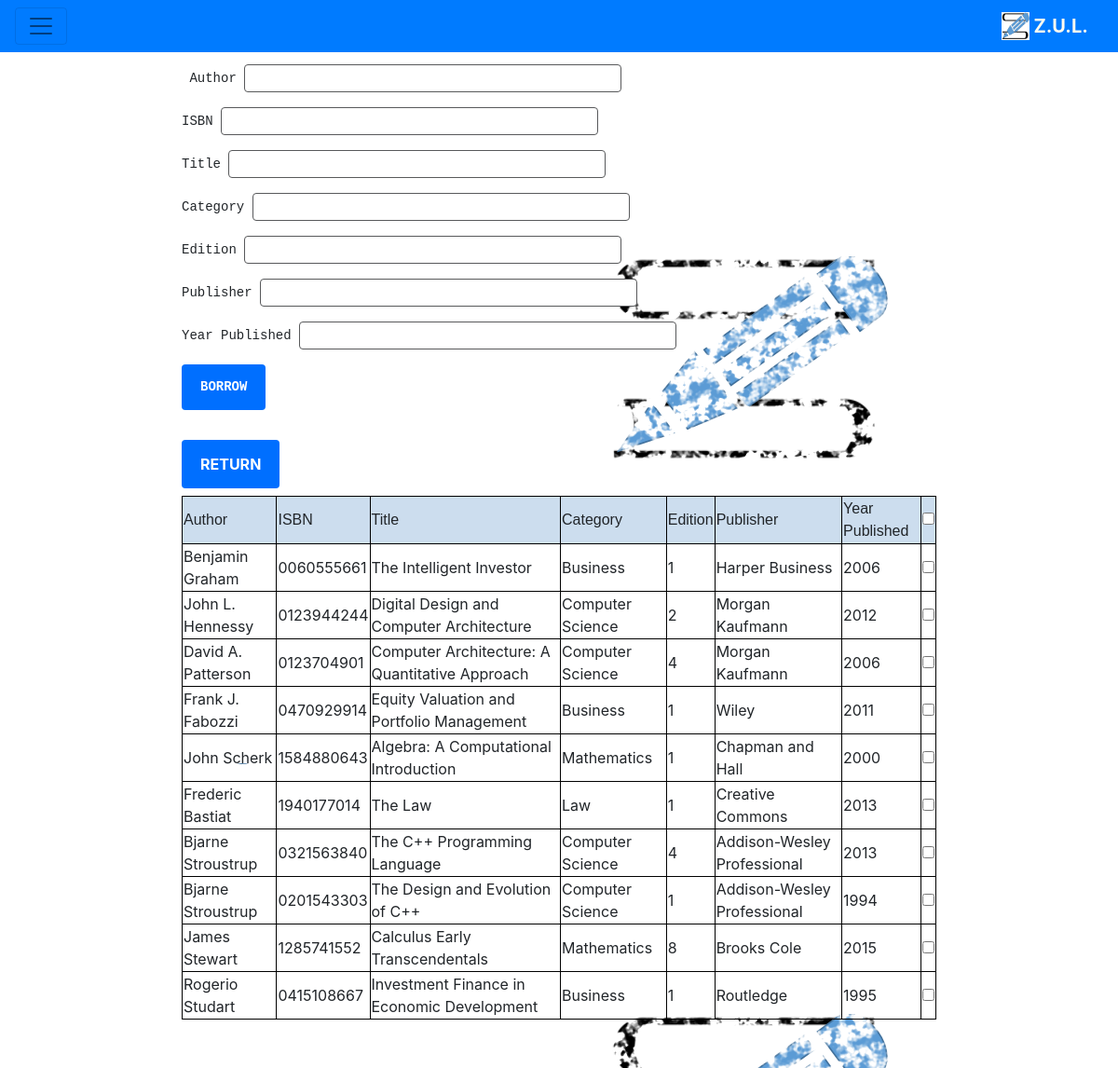
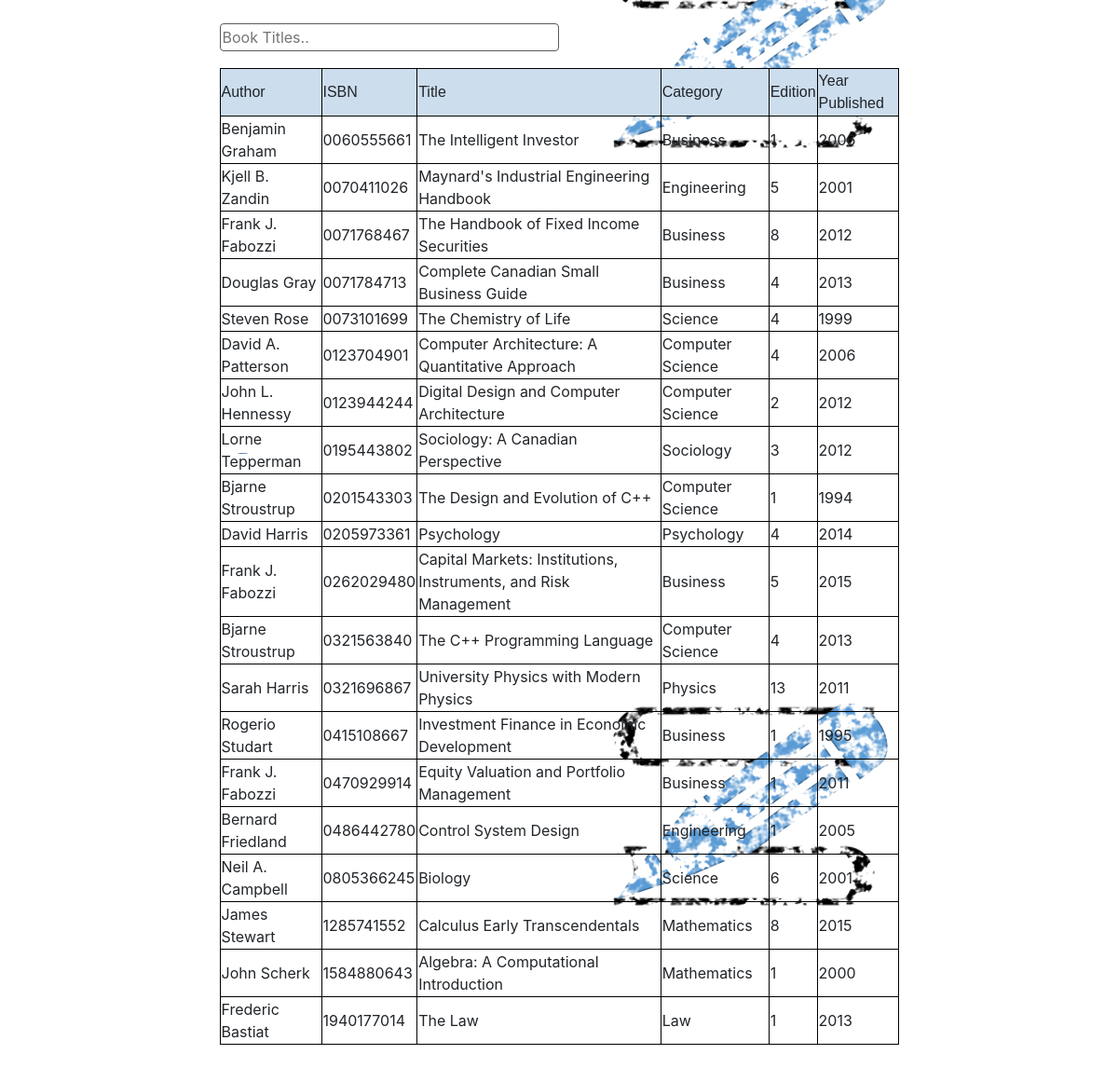
/clientdash.php, run on the app's committed database (2 pictures, top to bottom).
### tables this page shows
CREATE TABLE `borrowed_books` (
  `universityid` int(8) NOT NULL,
  `Author` varchar(50) NOT NULL,
  `ISBN` char(14) NOT NULL,
  `Title` varchar(100) NOT NULL,
  `Category` varchar(50) NOT NULL,
  `Edition` int(2) NOT NULL,
  `Publisher` varchar(30) NOT NULL,
  `Year_Pub` int(4) NOT NULL,
  `dateissued` date NOT NULL,
  `datereturned` date NOT NULL
);

CREATE TABLE `books` (
  `Author` varchar(50) NOT NULL,
  `ISBN` char(14) NOT NULL,
  `Title` varchar(100) NOT NULL,
  `Category` varchar(50) NOT NULL,
  `Edition` int(2) NOT NULL,
  `Publisher` varchar(30) NOT NULL,
  `Year_Pub` int(4) NOT NULL,
  `Sub_Name` varchar(30) DEFAULT NULL
);

### table_div1.php (the view, shortened to what this page needs)
<?php
     require_once 'login.php';
$conn = new mysqli($hn, $un, $pw, $db);
  $subname = $_REQUEST['sub_name'];
  $query  = "SELECT * FROM books where Sub_Name like '%$subname%'";
  $result = $conn->query($query);
  $rows = $result->num_rows;
  echo '<body> <div id="table_ajax"> <table> <thead> <tr> <td>';
  echo 'Author</td><td> ISBN </td>  <td> Title</td> <td> Category</td><td> Edition</td><td> Year Published</td></tr></thead> <tbody>';
  for ($j = 0 ; $j < $rows ; ++$j){
    echo '<tr>';
    $result->data_seek($j);
    $row = $result->fetch_array(MYSQLI_ASSOC);
     echo '<td>' . $row['Author'] . '</td>';
    echo '<td>' . $row['ISBN'] . '</td>';
    echo '<td>' . $row['Title'] . '</td>';
    echo '<td>'. $row['Category'] . '</td>';
    echo '<td>' . $row['Edition'] . '</td>';
    echo '<td>' . $row['Year_Pub'] . '</td>';
    echo '</tr>';
  }
 echo '</div> </tbody> </table>';
?>

### borrowbook.php (shortened to what this page needs)
<?php
  require_once 'login.php';
  $conn = new mysqli($hn, $un, $pw, $db);
echo'
<form action=" borrowbook.php" method="post" style= "margin-top: 5%">
<pre> Author <input type="text" name="author">
ISBN <input type="text" name="isbn">
Title <input type="text" name="title">
Category <input type="text" name="category">
Edition <input type="text" name="edition">
Publisher <input type="text" name="publisher">
Year Published <input type="text" name="year_pub">
<input type="submit" value="BORROW"> </pre></form>';
$query  = "SELECT * FROM borrowed_books";
$result = $conn->query($query);
$rows = $result->num_rows;
echo '<form action = "borrowbook.php" method="post"> <table> <thead> <tr><td>Author</td><td>ISBN</td><td>Title</td><td>Category</td><td>Edition</td><td> Publisher</td><td>Year Published</td><td><input type="checkbox" onclick="check_all()"name="all"/></td></tr></thead> <tbody>';
for ($j = 0 ; $j < $rows ; ++$j)
  { echo '<tr>';
    $result->data_seek($j);
    $row = $result->fetch_array(MYSQLI_ASSOC);
    echo '<td>' . $row['Author'] . '</td>';
    echo '<td>' . $row['ISBN'] . '</td>';
    echo '<td>' . $row['Title'] . '</td>';
    echo '<td>' . $row['Category'] . '</td>';
    echo '<td>' . $row['Edition'] . '</td>';
    echo '<td>' . $row['Publisher'] . '</td>';
    echo '<td>' . $row['Year_Pub'] . '</td>';
    echo '<td> <input type="checkbox" name="ids[]" value=" ' . $row['ISBN'] . '"> </td>';
    echo '</tr>';
  }
 echo '<input type="submit" name="delete" value="RETURN"/> </form> ';
?>

### table.css (style rules this page uses)
table { border: solid 1px black; border-collapse: collapse; }
th, td { border: solid 1px black; }
thead { font-family: arial; background-color: #ccddee; }

### mainstyle.css (style rules this page uses)
.table, th, td { border: 1px solid black; }

### form.css (style rules this page uses)
body { padding: 20px 15%; }
input[type=submit] { background-color: #006fff; color: white; font-weight: bold; padding: 14px 20px; margin: 8px 0; border: none; border-radius: 4px; cursor: pointer; }
input[type=text], input[type=password], textarea, select { height: 50px; width: 80%; margin: 8px 0; display: inline-block; border: 1px solid #ccc; border-radius: 4px; box-sizing: border-box; }
@media (min-width: 1200Px) { form > div { padding: 5px 5%; } }
@media (min-width: 1200Px) { input[type=text], input[type=password], textarea, select { height: 30px; width: 50%; text-align: left; border: 1px solid #58595b; } }

### data on the page
borrowed_books: Author "Benjamin Graham", ISBN "0060555661", Title "The Intelligent Investor", Category "Business", Edition "1", Publisher "Harper Business", Year_Pub "2006"
borrowed_books: Author "John L. Hennessy", ISBN "0123944244", Title "Digital Design and Computer Architecture", Category "Computer Science", Edition "2", Publisher "Morgan Kaufmann", Year_Pub "2012"
borrowed_books: Author "David A. Patterson", ISBN "0123704901", Title "Computer Architecture: A Quantitative Approach", Category "Computer Science", Edition "4", Publisher "Morgan Kaufmann", Year_Pub "2006"
borrowed_books: Author "Frank J. Fabozzi", ISBN "0470929914", Title "Equity Valuation and Portfolio Management", Category "Business", Edition "1", Publisher "Wiley", Year_Pub "2011"
borrowed_books: Author "John Scherk", ISBN "1584880643", Title "Algebra: A Computational Introduction", Category "Mathematics", Edition "1", Publisher "Chapman and Hall", Year_Pub "2000"
borrowed_books: Author "Frederic Bastiat", ISBN "1940177014", Title "The Law", Category "Law", Edition "1", Publisher "Creative Commons", Year_Pub "2013"
borrowed_books: Author "Bjarne Stroustrup", ISBN "0321563840", Title "The C++ Programming Language", Category "Computer Science", Edition "4", Publisher "Addison-Wesley Professional", Year_Pub "2013"
borrowed_books: Author "Bjarne Stroustrup", ISBN "0201543303", Title "The Design and Evolution of C++", Category "Computer Science", Edition "1", Publisher "Addison-Wesley Professional", Year_Pub "1994"
borrowed_books: Author "James Stewart", ISBN "1285741552", Title "Calculus Early Transcendentals", Category "Mathematics", Edition "8", Publisher "Brooks Cole", Year_Pub "2015"
borrowed_books: Author "Rogerio Studart", ISBN "0415108667", Title "Investment Finance in Economic Development", Category "Business", Edition "1", Publisher "Routledge", Year_Pub "1995"
books: Author "Benjamin Graham", ISBN "0060555661", Title "The Intelligent Investor", Category "Business", Edition "1", Year_Pub "2006"
books: Author "Kjell B. Zandin", ISBN "0070411026", Title "Maynard's Industrial Engineering Handbook", Category "Engineering", Edition "5", Year_Pub "2001"
books: Author "Frank J. Fabozzi", ISBN "0071768467", Title "The Handbook of Fixed Income Securities", Category "Business", Edition "8", Year_Pub "2012"
books: Author "Douglas Gray", ISBN "0071784713", Title "Complete Canadian Small Business Guide", Category "Business", Edition "4", Year_Pub "2013"
books: Author "Steven Rose", ISBN "0073101699", Title "The Chemistry of Life", Category "Science", Edition "4", Year_Pub "1999"
books: Author "David A. Patterson", ISBN "0123704901", Title "Computer Architecture: A Quantitative Approach", Category "Computer Science", Edition "4", Year_Pub "2006"
books: Author "John L. Hennessy", ISBN "0123944244", Title "Digital Design and Computer Architecture", Category "Computer Science", Edition "2", Year_Pub "2012"
books: Author "Lorne Tepperman", ISBN "0195443802", Title "Sociology: A Canadian Perspective", Category "Sociology", Edition "3", Year_Pub "2012"
books: Author "Bjarne Stroustrup", ISBN "0201543303", Title "The Design and Evolution of C++", Category "Computer Science", Edition "1", Year_Pub "1994"
books: Author "David Harris", ISBN "0205973361", Title "Psychology", Category "Psychology", Edition "4", Year_Pub "2014"
books: Author "Frank J. Fabozzi", ISBN "0262029480", Title "Capital Markets: Institutions, Instruments, and Risk Management", Category "Business", Edition "5", Year_Pub "2015"
books: Author "Bjarne Stroustrup", ISBN "0321563840", Title "The C++ Programming Language", Category "Computer Science", Edition "4", Year_Pub "2013"
books: Author "Sarah Harris", ISBN "0321696867", Title "University Physics with Modern Physics", Category "Physics", Edition "13", Year_Pub "2011"
books: Author "Rogerio Studart", ISBN "0415108667", Title "Investment Finance in Economic Development", Category "Business", Edition "1", Year_Pub "1995"
books: Author "Frank J. Fabozzi", ISBN "0470929914", Title "Equity Valuation and Portfolio Management", Category "Business", Edition "1", Year_Pub "2011"
books: Author "Bernard Friedland", ISBN "0486442780", Title "Control System Design", Category "Engineering", Edition "1", Year_Pub "2005"
books: Author "Neil A. Campbell", ISBN "0805366245", Title "Biology", Category "Science", Edition "6", Year_Pub "2001"
books: Author "James Stewart", ISBN "1285741552", Title "Calculus Early Transcendentals", Category "Mathematics", Edition "8", Year_Pub "2015"
books: Author "John Scherk", ISBN "1584880643", Title "Algebra: A Computational Introduction", Category "Mathematics", Edition "1", Year_Pub "2000"
books: Author "Frederic Bastiat", ISBN "1940177014", Title "The Law", Category "Law", Edition "1", Year_Pub "2013"
